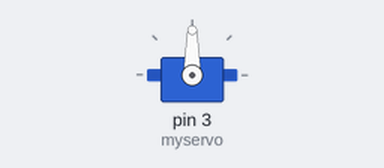
Recording of a sketch running on a simulated Arduino Uno, built with avr-gcc and run on an emulated ATmega328P. Shown: servo.

Above: at 0.05 s.
At 1.5 s:
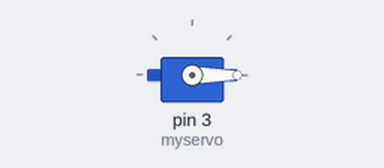
At 3.0 s:
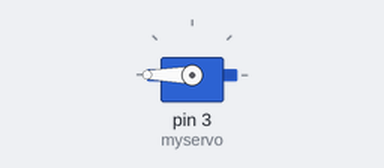
Timing chart, 0 to 5.2 s (numbered marks = the images above):
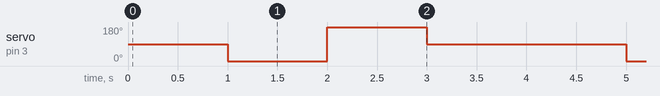

Measured:
- by itself, servo on pin 3 (myservo): repeats every 4.0 s: 180° 1.0 s, 90° 2.0 s, 0° 1.0 s

The sketch:

17_01_Servo_Sweep.ino
```cpp
/*  ArduinoStory CodingArrayKit_Level_1
 *
 *  CAK Starter code 17_01_Servo_Sweep
 *  This sketch uses servo live
 *  Move the servo motor by 0 - > 180 degrees
 *  Move back to 180 - >0 degrees.
 *  Note that servo motors cannot be rotated 360 degrees.
 */

#include <Servo.h>         // Include servo library

Servo myservo;            // create object myservo to control servo

int position =0;                // store the servo's position. Initial value 0

void setup() {
  myservo.attach(3);      // attach servo motor to pin 3
}


void loop() {
  myservo.write(90);  // position in the center of the servo motor shaft (90 degrees)
  delay (1000);

  myservo.write(0);   // position 0 degrees on servo motor shaft
  delay (1000);

  myservo.write(180);   // position 180 degrees on servo motor shaft
  delay (1000);

  myservo.write(90);  // located in the center of the servo motor shaft
  delay (1000);
  /*
  for(position = 0; position <= 180; position += 1) {     // increase by 1 degree to 0 to 180 degrees.
    myservo.write(position);                                    // move to a specified angle
    delay(30);                                                  // wait until servo to arrive.
  }

  for(position = 180; position >= 0; position -= 1) {     // decrease by 1 degree to 180 degrees.
    myservo.write(position);                                   // move to a specified angle
    delay(30);                                                 // wait until servo to arrive.
    }
     */
}
```
